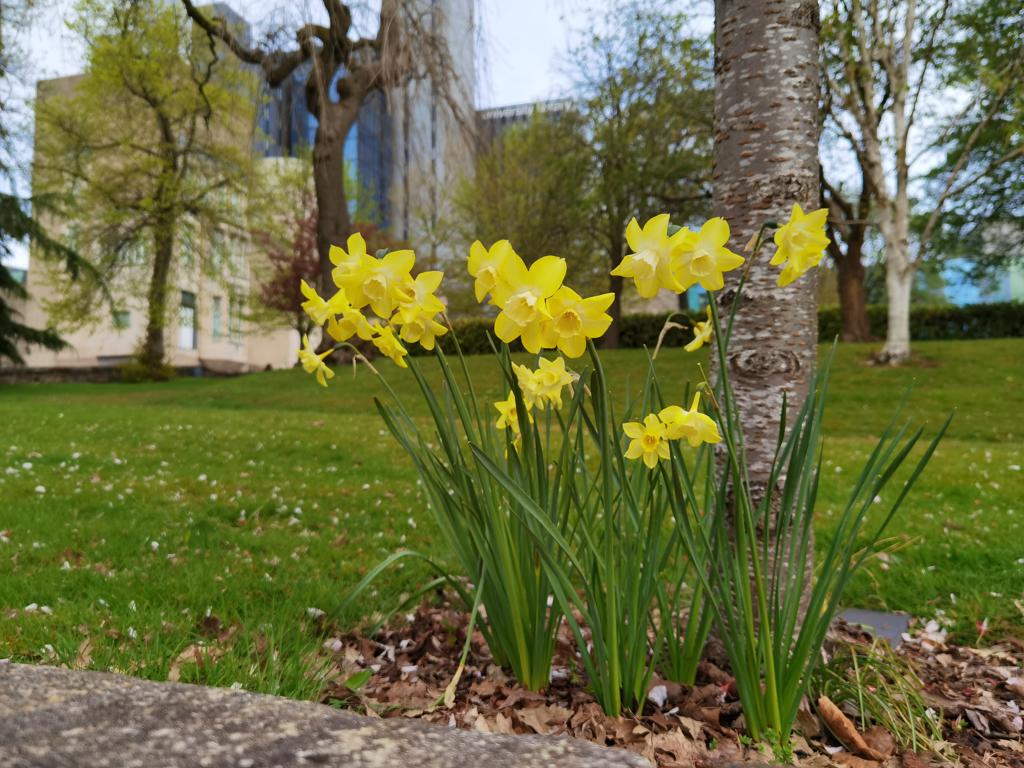
#> input picture Scripts/Data/Test/LR/sci_1.png, 1024 x 768 px
$ python augment_imgs.py Data/Test/LR out
#> lines starting #> are read from the running program, lines starting #| are printed output that depends on the picture
import os, sys
import cv2
import numpy as np
from PIL import Image

def augment(img, hflip=True, rot=True):
    # horizontal flip OR rotate
    res_imgs = [
      img.transpose(Image.FLIP_LEFT_RIGHT),
      img.transpose(Image.FLIP_TOP_BOTTOM),
      img.transpose(Image.ROTATE_90),
      img.transpose(Image.ROTATE_180),
      img.transpose(Image.ROTATE_270)
    ]

    return res_imgs

if __name__ == '__main__':
    if len(sys.argv) != 3:
        print("Usage: python %s INPUT_DIR OUTPUT_DIR" % sys.argv[0])
        sys.exit(-1)
    input_dir = sys.argv[1]
    output_dir = sys.argv[2]
    items = os.listdir(input_dir)
    index = 1
    for item in items:
      if not item.endswith('.png'):
        continue
      in_file = os.path.join(input_dir,item)
      in_img = Image.open(in_file)
#> in_img is the input picture: PIL image 1024x768 RGB; mean R, G, B 108.8, 111.4, 67
      out_imgs = augment(in_img)
#> out_imgs = 5 items
      out_file = os.path.join(output_dir, "%06d.png" % index)
      index += 1
      in_img.save(out_file)
      for img in out_imgs:
        out_file = os.path.join(output_dir, "%06d.png" % index)
        index += 1
        img.save(out_file)
#> this loop made 5 passes
#> pass 1, `img.save(out_file)`:
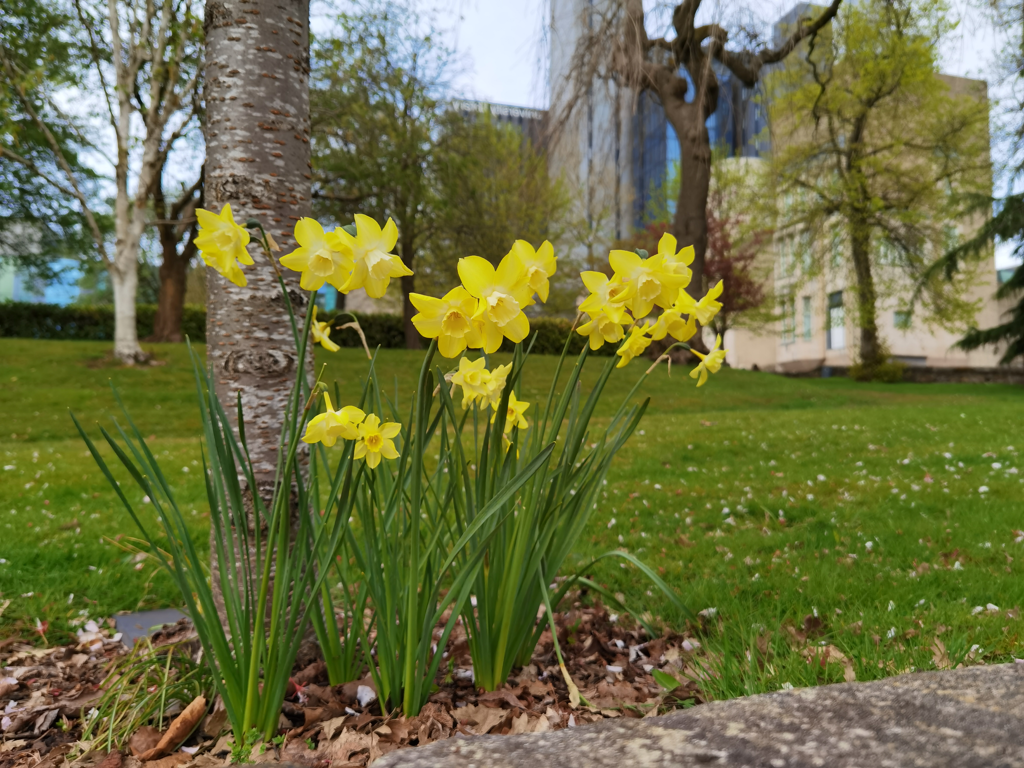
#> saved as 000002.png: PIL image 1024x768 RGB; mean R, G, B 108.8, 111.4, 67
#> pass 2, `img.save(out_file)`:
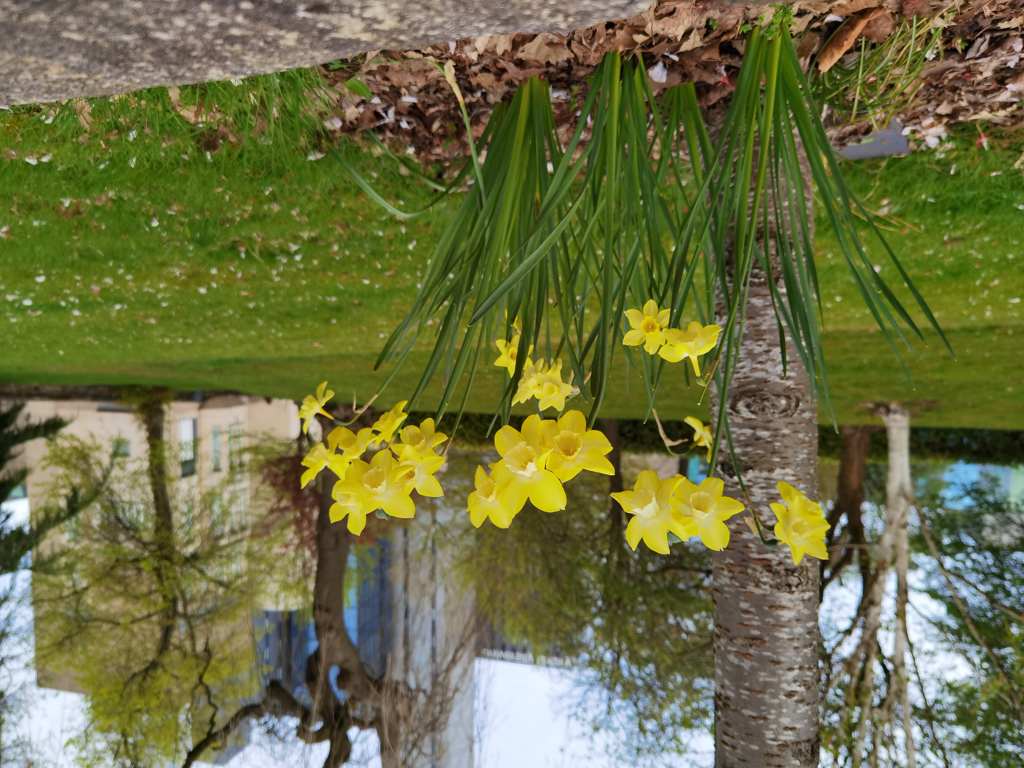
#> saved as 000003.png: PIL image 1024x768 RGB; mean R, G, B 108.8, 111.4, 67
#> after the loop, index = 7
